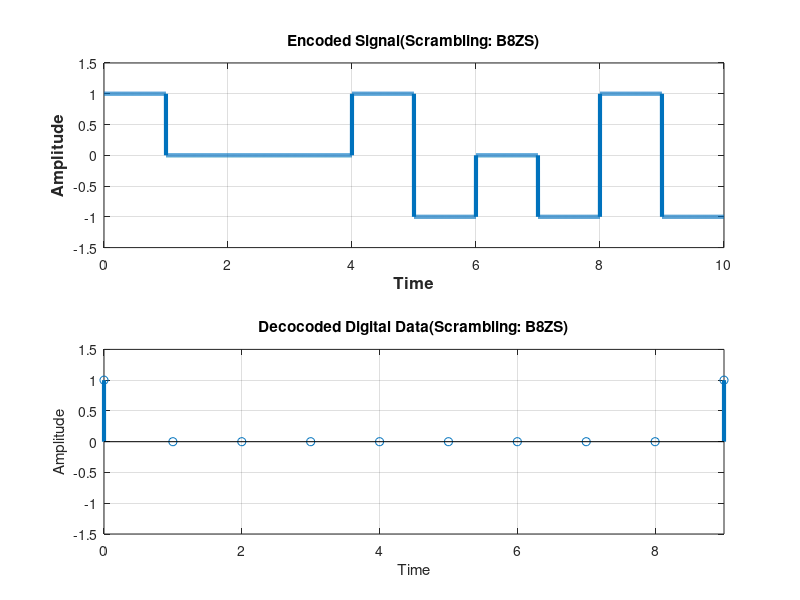

This figure's MATLAB source:
clear all;
close all;
clc;

%bits = input('prompt');
bits = [1 0 0 0 0 0 0 0 0 1];
bitrate = 1;
n = 1000;
T = length(bits)/bitrate;
N = n*length(bits);
dt = T/N;
t = 0:dt:T-dt;
x = zeros(1,length(t));
counter = 0;
lastbit = -1;

%Encoding
for i=1:length(bits)
  if bits(i)==0
    counter = counter + 1;
    if counter==8
      x((i-1-4)*n+1:(i-4)*n) = lastbit;
      x((i-1-3)*n+1:(i-3)*n) = -lastbit;
      lastbit = -lastbit;
      x((i-1-1)*n+1:(i-1)*n) = lastbit;
      x((i-1)*n+1:i*n) = -lastbit;
      lastbit = -lastbit;
      counter = 0;
    end
  else
    counter = 0;
    x((i-1)*n+1:i*n) = -lastbit;
    lastbit = -lastbit;
  end
end
subplot(2,1,1);
plot(t, x, 'Linewidth', 3);
axis([0, length(bits), -1.5, 1.5]);
title('Encoded Signal(Scrambling: B8ZS)');
xlabel('Time','fontweight','bold','fontsize',12);
ylabel('Amplitude','fontweight','bold','fontsize',12);
grid on;

%Decoding
counter = 0;
lastbit = -1;
for i = 1:length(t)
  if t(i)>counter
    counter = counter + 1;
    if x(i)==lastbit
      result(counter:counter+4) = 0;  % Decoded data
      counter = counter + 4;
    else
      if(x(i)==0)
        result(counter) = 0;   % Decoded data
      else
        result(counter) = 1;   % Decoded data
        lastbit = -lastbit;
      end
    end
  end
end
t1 = 0 : bitrate : length(bits)-1;
subplot(2,1,2);
stem(t1, result, 'Linewidth', 3);
axis([0, length(bits)-1, -1.5, 1.5]);
title('Decocoded Digital Data(Scrambling: B8ZS)');
xlabel('Time');
ylabel('Amplitude');
grid on;
disp('B8ZS Decoding:');
disp(result);